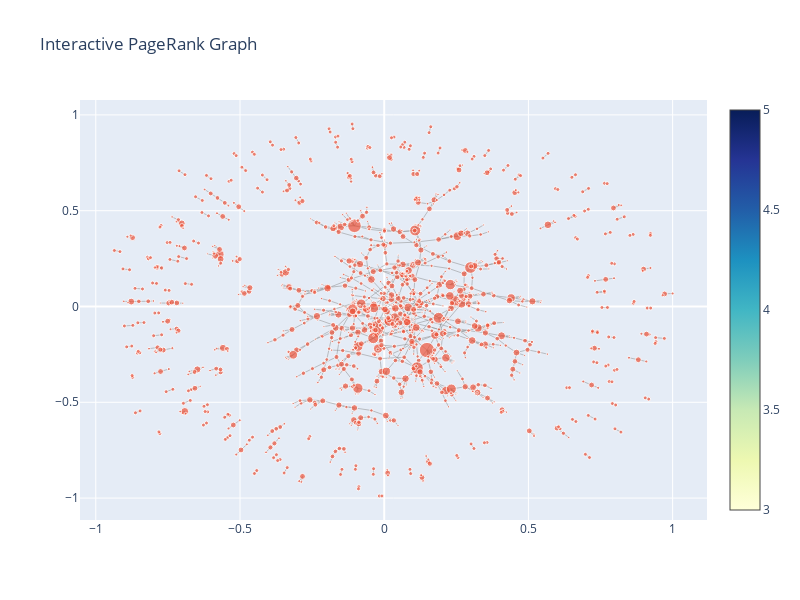

Notebook code for this chart:
### Code cell
import plotly.graph_objs as go
from plotly.subplots import make_subplots

# Create a Plotly figure
fig = make_subplots(rows=1, cols=1)
pos = nx.spring_layout(G)

# Create node positions for Plotly
node_x = [pos[k][0] for k in G.nodes]
node_y = [pos[k][1] for k in G.nodes]

# Create a list of labels with PageRank values
labels = [f'Node {k}<br>PageRank: {pagerank[k]:.3f}' for k in G.nodes]

# Create a scatter plot for nodes
node_trace = go.Scatter(
    x=node_x, y=node_y,
    mode='markers',
    marker=dict(size=[v * 5000 for v in pagerank.values()], showscale=True, colorscale='YlGnBu' ),
    text=labels,
    hoverinfo='text'
)

# Create edges
edge_x = []
edge_y = []
for edge in G.edges():
    x0, y0 = pos[edge[0]]
    x1, y1 = pos[edge[1]]
    edge_x.append(x0)
    edge_x.append(x1)
    edge_x.append(None)
    edge_y.append(y0)
    edge_y.append(y1)
    edge_y.append(None)

# Create an edge trace
edge_trace = go.Scatter(
    x=edge_x, y=edge_y,
    line=dict(width=0.5, color='#888'),
    hoverinfo='none',
    mode='lines'
)

# Add traces to the figure
fig.add_trace(edge_trace)
fig.add_trace(node_trace)

# Update layout
fig.update_layout(
    showlegend=False,
    hovermode='closest',
    title_text='Interactive PageRank Graph',
    width=800, height=600
)

# Show the interactive plot
fig.show()

### Figure 1 — Plotly figure (JSON) as saved in the notebook; plotly's stock layout.template omitted (floating-point values rounded to 4 significant figures; data arrays with more than 128 entries replaced by an {"elided": "..."} marker saying what was removed)
{"data": [{"hoverinfo": "none", "line": {"color": "#888", "width": 0.5}, "mode": "lines", "type": "scatter", "x": {"elided": "3954 float values"}, "y": {"elided": "3954 float values"}}, {"hoverinfo": "text", "marker": {"colorscale": [[0, "rgb(255,255,217)"], [0.125, "rgb(237,248,177)"], [0.25, "rgb(199,233,180)"], [0.375, "rgb(127,205,187)"], [0.5, "rgb(65,182,196)"], [0.625, "rgb(29,145,192)"], [0.75, "rgb(34,94,168)"], [0.875, "rgb(37,52,148)"], [1, "rgb(8,29,88)"]], "showscale": true, "size": {"elided": "1256 float values"}}, "mode": "markers", "text": {"elided": "1256 str values"}, "type": "scatter", "x": {"elided": "1256 float values"}, "y": {"elided": "1256 float values"}}], "layout": {"height": 600, "hovermode": "closest", "showlegend": false, "title": {"text": "Interactive PageRank Graph"}, "width": 800, "xaxis": {"anchor": "y", "domain": [0, 1]}, "yaxis": {"anchor": "x", "domain": [0, 1]}}}
